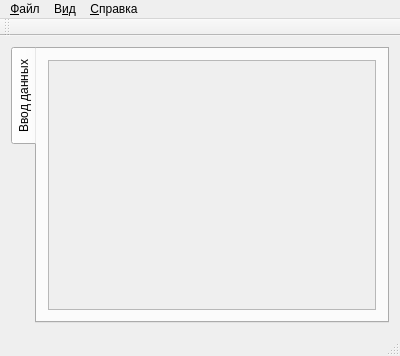
<?xml version="1.0" encoding="UTF-8"?>
<ui version="4.0">
 <class>MigrantMainWindow</class>
 <widget class="QMainWindow" name="MigrantMainWindow">
  <property name="geometry">
   <rect>
    <x>0</x>
    <y>0</y>
    <width>400</width>
    <height>356</height>
   </rect>
  </property>
  <property name="sizePolicy">
   <sizepolicy hsizetype="Expanding" vsizetype="Expanding">
    <horstretch>0</horstretch>
    <verstretch>0</verstretch>
   </sizepolicy>
  </property>
  <property name="windowTitle">
   <string>MigrantMainWindow</string>
  </property>
  <widget class="QWidget" name="centralWidget">
   <layout class="QVBoxLayout" name="verticalLayout">
    <item>
     <widget class="QTabWidget" name="tabWidget">
      <property name="tabPosition">
       <enum>QTabWidget::West</enum>
      </property>
      <property name="currentIndex">
       <number>0</number>
      </property>
      <widget class="QWidget" name="edit_tab">
       <attribute name="title">
        <string>Ввод данных</string>
       </attribute>
       <layout class="QVBoxLayout" name="verticalLayout_3">
        <item>
         <widget class="QScrollArea" name="scrollArea">
          <property name="widgetResizable">
           <bool>true</bool>
          </property>
          <widget class="QWidget" name="fieldsBox">
           <property name="geometry">
            <rect>
             <x>0</x>
             <y>0</y>
             <width>329</width>
             <height>256</height>
            </rect>
           </property>
          </widget>
         </widget>
        </item>
       </layout>
      </widget>
     </widget>
    </item>
   </layout>
  </widget>
  <widget class="QToolBar" name="mainToolBar">
   <property name="windowTitle">
    <string>Панель</string>
   </property>
   <property name="whatsThis">
    <string>Панель</string>
   </property>
   <property name="accessibleName">
    <string>Панель</string>
   </property>
   <property name="toolButtonStyle">
    <enum>Qt::ToolButtonFollowStyle</enum>
   </property>
   <attribute name="toolBarArea">
    <enum>TopToolBarArea</enum>
   </attribute>
   <attribute name="toolBarBreak">
    <bool>false</bool>
   </attribute>
  </widget>
  <widget class="QStatusBar" name="statusBar"/>
  <widget class="QMenuBar" name="menuBar">
   <property name="geometry">
    <rect>
     <x>0</x>
     <y>0</y>
     <width>400</width>
     <height>23</height>
    </rect>
   </property>
   <widget class="QMenu" name="menuFile">
    <property name="title">
     <string>&amp;Файл</string>
    </property>
    <widget class="QMenu" name="menuPrint">
     <property name="title">
      <string>Пе&amp;чать</string>
     </property>
     <addaction name="actionPrint1"/>
     <addaction name="actionPrint2"/>
     <addaction name="actionPrintDual"/>
     <addaction name="actionPrint"/>
    </widget>
    <addaction name="actionNew"/>
    <addaction name="actionOpen"/>
    <addaction name="actionSave"/>
    <addaction name="actionSave_as"/>
    <addaction name="separator"/>
    <addaction name="menuPrint"/>
    <addaction name="separator"/>
    <addaction name="actionExit"/>
   </widget>
   <widget class="QMenu" name="menuHelp">
    <property name="title">
     <string>&amp;Справка</string>
    </property>
    <addaction name="actionAbout"/>
   </widget>
   <widget class="QMenu" name="menuView">
    <property name="title">
     <string>В&amp;ид</string>
    </property>
    <addaction name="actionZoom_in"/>
    <addaction name="actionZoom_out"/>
    <addaction name="actionFit_width"/>
    <addaction name="separator"/>
    <addaction name="action_Panel"/>
   </widget>
   <addaction name="menuFile"/>
   <addaction name="menuView"/>
   <addaction name="menuHelp"/>
  </widget>
  <action name="actionNew">
   <property name="text">
    <string>Созд&amp;ать</string>
   </property>
   <property name="shortcut">
    <string>Ctrl+N</string>
   </property>
  </action>
  <action name="actionOpen">
   <property name="text">
    <string>&amp;Открыть</string>
   </property>
   <property name="shortcut">
    <string>Ctrl+O</string>
   </property>
  </action>
  <action name="actionSave">
   <property name="text">
    <string>&amp;Сохранить</string>
   </property>
   <property name="shortcut">
    <string>Ctrl+S</string>
   </property>
  </action>
  <action name="actionSave_as">
   <property name="text">
    <string>Сохранить &amp;как</string>
   </property>
  </action>
  <action name="actionExit">
   <property name="text">
    <string>В&amp;ыход</string>
   </property>
  </action>
  <action name="actionAbout">
   <property name="text">
    <string>О &amp;программе</string>
   </property>
   <property name="shortcut">
    <string>F1</string>
   </property>
  </action>
  <action name="actionZoom_in">
   <property name="text">
    <string>У&amp;величить</string>
   </property>
  </action>
  <action name="actionZoom_out">
   <property name="text">
    <string>У&amp;меньшить</string>
   </property>
  </action>
  <action name="actionFit_width">
   <property name="text">
    <string>По &amp;ширине</string>
   </property>
  </action>
  <action name="action_Panel">
   <property name="checkable">
    <bool>true</bool>
   </property>
   <property name="checked">
    <bool>true</bool>
   </property>
   <property name="text">
    <string>Панель &amp;инструментов</string>
   </property>
  </action>
  <action name="actionPrint1">
   <property name="text">
    <string>Печать лицевой стороны</string>
   </property>
  </action>
  <action name="actionPrint2">
   <property name="text">
    <string>Печать оборотной стороны</string>
   </property>
  </action>
  <action name="actionPrintDual">
   <property name="text">
    <string>Двусторонняя печать</string>
   </property>
   <property name="shortcut">
    <string>Ctrl+P</string>
   </property>
  </action>
  <action name="actionPrint">
   <property name="text">
    <string>Просмотр печати</string>
   </property>
  </action>
 </widget>
 <layoutdefault spacing="6" margin="11"/>
 <resources/>
 <connections>
  <connection>
   <sender>actionExit</sender>
   <signal>triggered()</signal>
   <receiver>MigrantMainWindow</receiver>
   <slot>close()</slot>
   <hints>
    <hint type="sourcelabel">
     <x>-1</x>
     <y>-1</y>
    </hint>
    <hint type="destinationlabel">
     <x>199</x>
     <y>177</y>
    </hint>
   </hints>
  </connection>
 </connections>
</ui>
